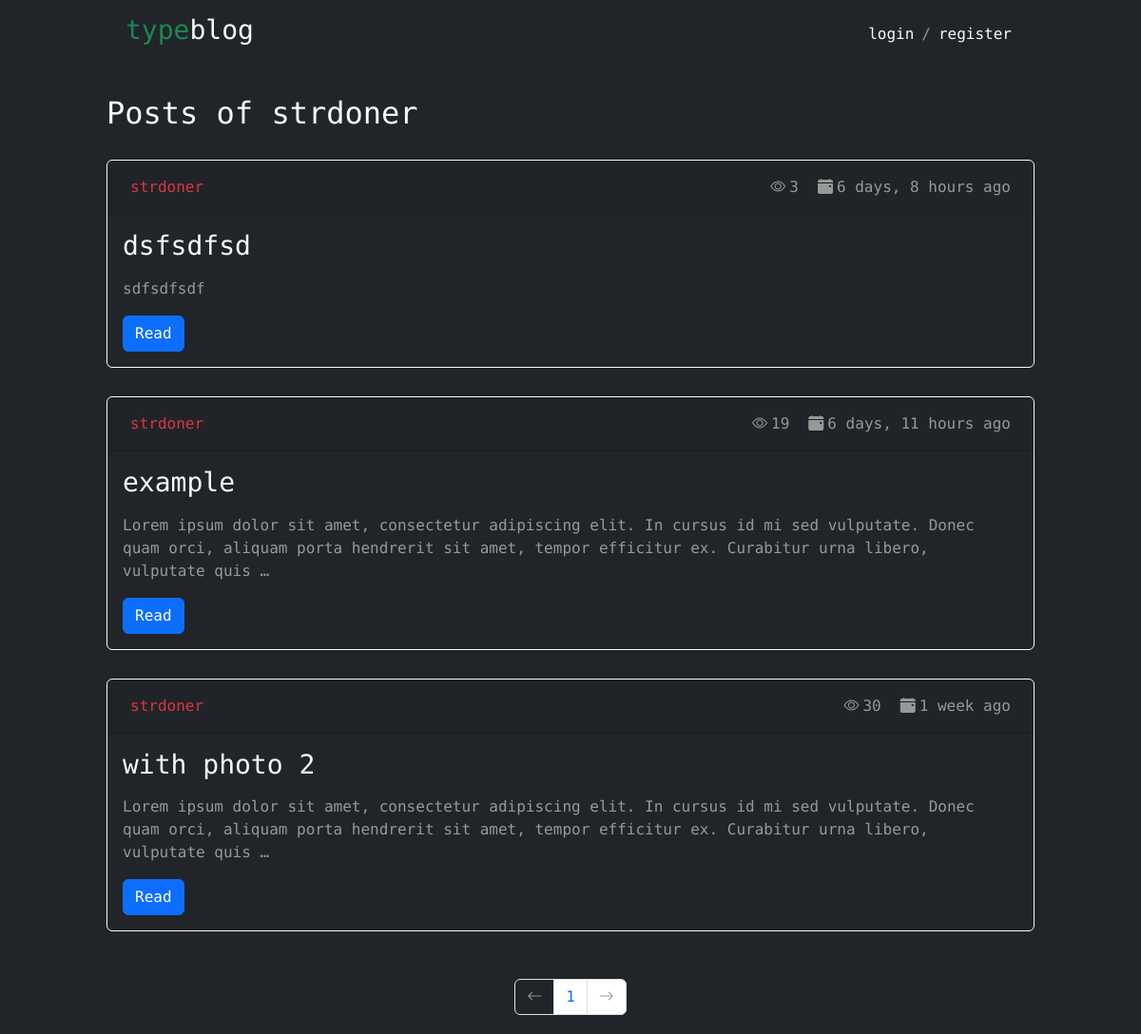
/blog/user_posts/1/, run on the app's committed database.
### typecamp_app/models.py (models this page shows, shortened)
class Post(models.Model):
    STATUS_CHOICES = (
        ('draft', 'Draft'),
        ('published', 'Published'),
    )
    title = models.CharField(max_length=250)
    slug = AutoSlugField(populate_from='title', unique_with=['id'])
    author = models.ForeignKey(User, related_name='blog_posts', on_delete=models.CASCADE)
    body = models.TextField()
    publish = models.DateTimeField(default=timezone.now)
    created = models.DateTimeField(auto_now_add=True)
    updated = models.DateTimeField(auto_now=True)
    status = models.CharField(max_length=10, choices=STATUS_CHOICES, default='draft')
    views = models.IntegerField(default=0)
    photo = models.ImageField(upload_to='users/%Y/%m/%d', blank=True)
    class Meta:
        ordering = ('-publish',)
    def get_absolute_url(self):
        return reverse('post_detail',
                        args=[self.publish.year,
                              self.publish.strftime('%m'),
                              self.publish.strftime('%d'),
                              self.slug])

### typecamp_app/views.py (the view)
# urls.py: re_path(r'^blog/user_posts/(?P<id>\d+)/$', user_posts, name='user_posts'),
def user_posts(request, id):
    if request.user.is_authenticated:
        drafts = Post.objects.filter(status='draft', author=request.user).count()
    else:
        drafts = 0
    user = User.objects.get(id=id)
    object_list = Post.objects.filter(author=user, status='published')
    paginator = Paginator(object_list, 3)
    page = request.GET.get('page')
    try:
        posts = paginator.page(page)
    except PageNotAnInteger:
        posts = paginator.page(1)
    except EmptyPage:
        posts = paginator.page(paginator.num_pages)
    return render(request, 'user_posts.html', {'posts':posts, 'drafts':drafts, 'user':user.username})

### typecamp_app/templates/user_posts.html (shortened to what this page needs)
{% extends "base.html" %}
{% load static %}
{% load humanize %}
{% block header %}
    <a href="{% url 'home'%}" class="text-decoration-none text-light navbar-brand label"><h3><span>type</span>blog</h3></a>
    <div class="collapse navbar-collapse" id="navbarSupportedContent">
        <div class="user-block">
            {% if user.is_authenticated %}
                <a href="{% url 'user_detail' id=user.pk %}" class="navbar-text m-2 text-light">{{ user.get_username }}</a>
                /
                <form method="post" action="{% url 'logout' %}">
                    {% csrf_token %}
                    <button type="submit" class="navbar-text m-2 text-danger btn-link">logout</button>
               </form>
            {% else %}
                <a href="{% url 'login' %}" class="navbar-text m-2 text-light">login</a>/
                <a href="{% url 'register' %}" class="navbar-text m-2 text-light">register</a>
            {% endif %}
        </div>
    </div>
{% endblock header %}
{%block content %}
<div class="blog_list text-start">
    <h2 class="text-light ">Posts of {{user}}</h2>
    {% for post in posts %}
    <div class="card bg-dark text-light border-1 border border-light ">
        <div class="card-header d-grid">
          <a href="{% url 'user_detail' id=post.author.pk%}" class="m-2 {% if post.author.is_superuser %}text-danger{% else%}{% if post.author.is_staff%}text-primary{% else %}text-light {% endif %}{% endif %}">{{ post.author }}</a>
          <div class="post-small-details d-flex">
            <p class="m-2"><i class="bi bi-eye m-1"></i>{{post.views}}</p>
            <p class="m-2"><i class="bi bi-calendar-event-fill m-1"></i>{{post.publish|naturaltime}} </p>
          </div>
        </div>
        <div class="card-body text-left">
          <h3 class="card-title">{{ post.title }}</h3>
          <p class="card-text">{{ post.body|truncatewords:30|linebreaks }}</p>
          <a href="{{ post.get_absolute_url }}" class="btn btn-primary">Read</a>
        </div>
    </div>
    {% endfor %}
    {% include "pagination.html" with page=posts %}
</div>
{% endblock content %}

### typecamp_app/static/css/style.css (style rules this page uses)
* { font-family: 'Roboto Mono', monospace; color: #979998; }
a { cursor: pointer; text-decoration: none!important; }
body, html { width: 100%!important; height: 100%!important; margin: 0; padding: 0; }
.label h3 span { color: #198754; }
.user-block { display: flex; align-items: center; }
.header div { margin: 0 10px; }
.label { margin: 0; }
.blog_list { margin-top: 100px; width: 100%!important; }
.card-header { grid-template-columns: 1fr 2fr!important; }
.post-small-details { justify-self: end; }
.blog_list .card { margin: 30px 0!important; width: 100%!important; }

### data on the page
Post: author "strdoner", views "3", publish "6 days, 8 hours ago", title "dsfsdfsd", body "sdfsdfsdf"
Post: author "strdoner", views "19", publish "6 days, 11 hours ago", title "example", body "Lorem ipsum dolor sit amet, consectetur adipiscing elit. In cursus id mi sed vulputate. Donec quam orci, aliquam porta hendrerit sit amet, tempor efficitur ex. Curabitur urna libero, vulputate quis …"
Post: author "strdoner", views "30", publish "1 week ago", title "with photo 2", body "Lorem ipsum dolor sit amet, consectetur adipiscing elit. In cursus id mi sed vulputate. Donec quam orci, aliquam porta hendrerit sit amet, tempor efficitur ex. Curabitur urna libero, vulputate quis …"

### other printed values
{{ user }} "strdoner"
{{ page.number }} "1"
